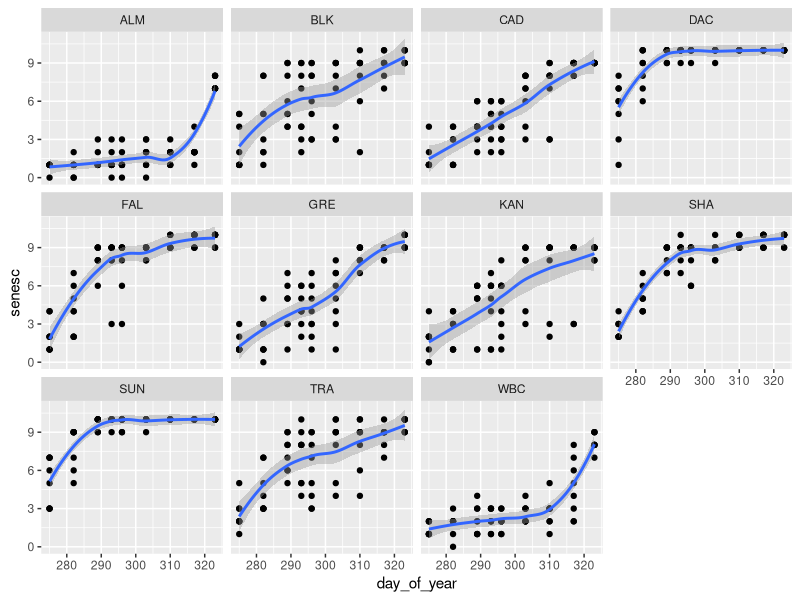
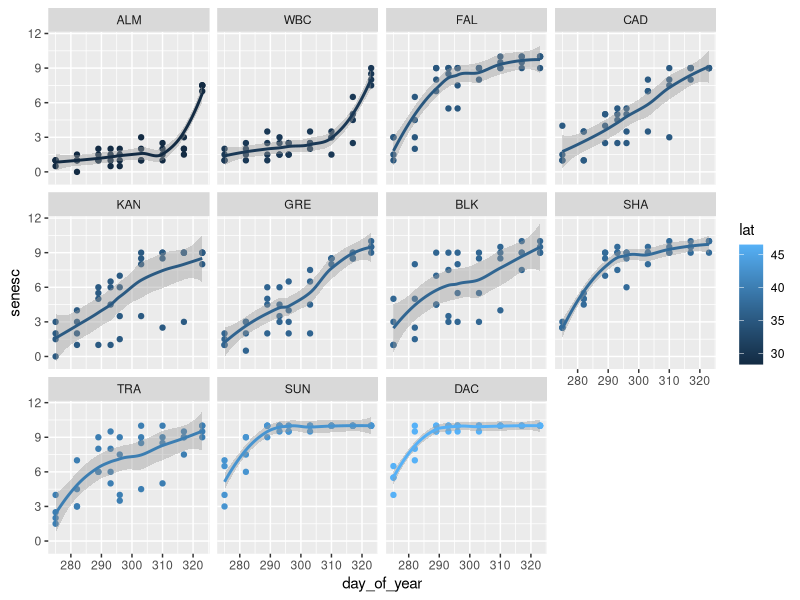

Here is the R script that generated these plots, in order:
## ---- chunk 1
knitr::opts_chunk$set(echo = TRUE)
library(here)
library(tidyverse)
## ---- chunk 2

here()

## ---- chunk 3

here("weekly_meetings/week1/BOG_Senescence/BOG_Senescence.xls")

## ---- chunk 4
BOG_sen <- readxl::read_excel(here("weekly_meetings/week1/BOG_Senescence.xls"))

head(BOG_sen)

## ---- chunk 5

str(mutate(BOG_sen, across(pop:popblock, as_factor)))

## ---- chunk 6

unique(BOG_sen$'41943')

## ---- chunk 7

BOG_sen <- readxl::read_excel(here("weekly_meetings/week1/BOG_Senescence.xls"),
                           na = "NA"
                           ) %>%
pivot_longer(-(pop:popblock)) %>%
mutate(across(pop:popblock, as_factor)) %>%
rename(date = name, senesc = value) %>%
mutate(date = as.Date(as.numeric(date), origin = "1899-12-30"),
       day_of_year = julian(date, origin = as.Date("2014-01-01"))
       )
          
head(BOG_sen)
## ---- chunk 8

BOG_sen %>%
  ggplot(aes(day_of_year, senesc)) +
  geom_point() +
  facet_wrap(~pop) +
  geom_smooth()


## ---- chunk 9
BOG_sen_details <- left_join(
  BOG_sen,
  readxl::read_excel(here("weekly_meetings/week1/BOG_geoloc_ecot_ploid_SaraH.xlsx")) %>%
    rename(pop = population)
  )

## ---- chunk 10
BOG_sen_summ <- BOG_sen_details %>%
  select(clone, day_of_year, pop, ecotype, ploidy, lat, lon, senesc) %>%
  group_by(clone, day_of_year, pop, ecotype, ploidy, lat, lon) %>%
  summarise(senesc = median(senesc, na.rm = TRUE))

## ---- chunk 11
BOG_sen_summ %>%
  ggplot(aes(day_of_year, senesc, colour = lat)) +
  geom_point() +
  facet_wrap(~reorder(pop, lat)) +
  geom_smooth()

